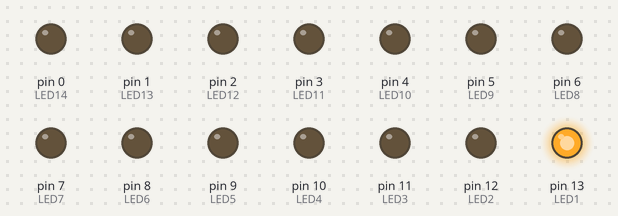
Bench run of a sketch on a simulated Arduino Uno, built with avr-gcc and run on an emulated ATmega328P. Parts: output pins drawn as LEDs (lit = HIGH).

Above: at 0.05 s.
At 0.85 s:
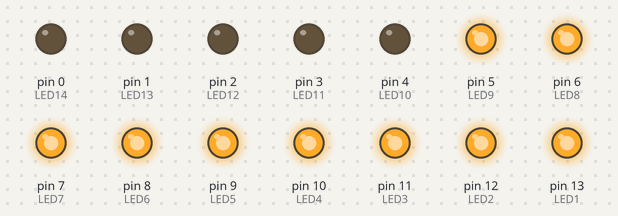
At 1.55 s:
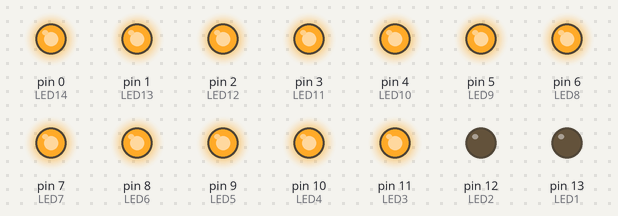
At 3.15 s:
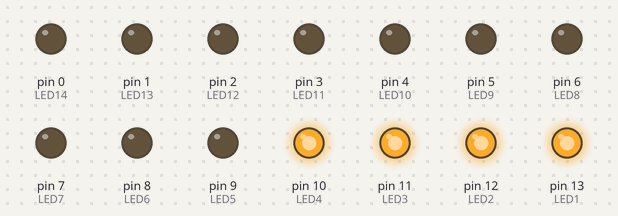
At 4.75 s:
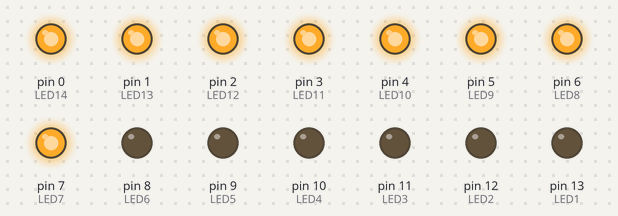
At 6.35 s:
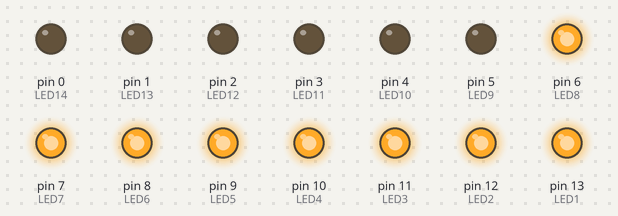
Timing chart, 0 to 6.7 s (numbered marks = the images above):
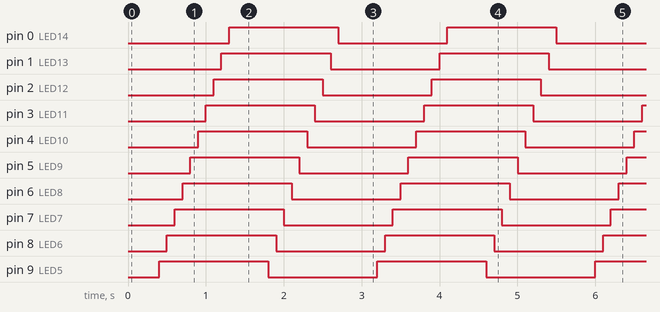

The sketch:

leds.ino
```cpp
#define LED1 13
#define LED2 12
#define LED3 11
#define LED4 10
#define LED5 9
#define LED6 8
#define LED7 7
#define LED8 6
#define LED9 5
#define LED10 4
#define LED11 3
#define LED12 2
#define LED13 1
#define LED14 0

void setup() {
  pinMode(LED1,OUTPUT);
  pinMode(LED2,OUTPUT);
  pinMode(LED3,OUTPUT);
  pinMode(LED4,OUTPUT);
  pinMode(LED5,OUTPUT);
  pinMode(LED6,OUTPUT);
  pinMode(LED7,OUTPUT);
  pinMode(LED8,OUTPUT);
  pinMode(LED9,OUTPUT);
  pinMode(LED10,OUTPUT);
  pinMode(LED11,OUTPUT);
  pinMode(LED12,OUTPUT);
  pinMode(LED13,OUTPUT);
  pinMode(LED14,OUTPUT);

}

void loop() {
  digitalWrite(LED1,HIGH);
  delay(100);
  digitalWrite(LED2,HIGH);
  delay(100);
  digitalWrite(LED3,HIGH);
  delay(100);
  digitalWrite(LED4,HIGH);
  delay(100);
  digitalWrite(LED5,HIGH);
  delay(100);
  digitalWrite(LED6,HIGH);
  delay(100);
  digitalWrite(LED7,HIGH);
  delay(100);
  digitalWrite(LED8,HIGH);
  delay(100);
  digitalWrite(LED9,HIGH);
  delay(100);
  digitalWrite(LED10,HIGH);
  delay(100);
  digitalWrite(LED11,HIGH);
  delay(100);
  digitalWrite(LED12,HIGH);
  delay(100);
  digitalWrite(LED13,HIGH);
  delay(100);
  digitalWrite(LED14,HIGH);
  delay(100);

  digitalWrite(LED1,LOW);
  delay(100);
  digitalWrite(LED2,LOW);
  delay(100);
  digitalWrite(LED3,LOW);
  delay(100);
  digitalWrite(LED4,LOW);
  delay(100);
  digitalWrite(LED5,LOW);
  delay(100);
  digitalWrite(LED6,LOW);
  delay(100);
  digitalWrite(LED7,LOW);
  delay(100);
  digitalWrite(LED8,LOW);
  delay(100);
  digitalWrite(LED9,LOW);
  delay(100);
  digitalWrite(LED10,LOW);
  delay(100);
  digitalWrite(LED11,LOW);
  delay(100);
  digitalWrite(LED12,LOW);
  delay(100);
  digitalWrite(LED13,LOW);
  delay(100);
  digitalWrite(LED14,LOW);
  delay(100);

}
```

Measured:
- by itself, pin 0 (LED14), pin 1 (LED13), pin 2 (LED12), pin 3 (LED11), pin 4 (LED10), pin 5 (LED9), pin 6 (LED8), pin 7 (LED7), pin 8 (LED6), pin 9 (LED5), pin 10 (LED4), pin 11 (LED3), pin 12 (LED2), pin 13 (LED1): alternates HIGH for 1.4 s and LOW for 1.4 s
- by itself, everything shown: repeats every 2.8 s, in 28 steps
